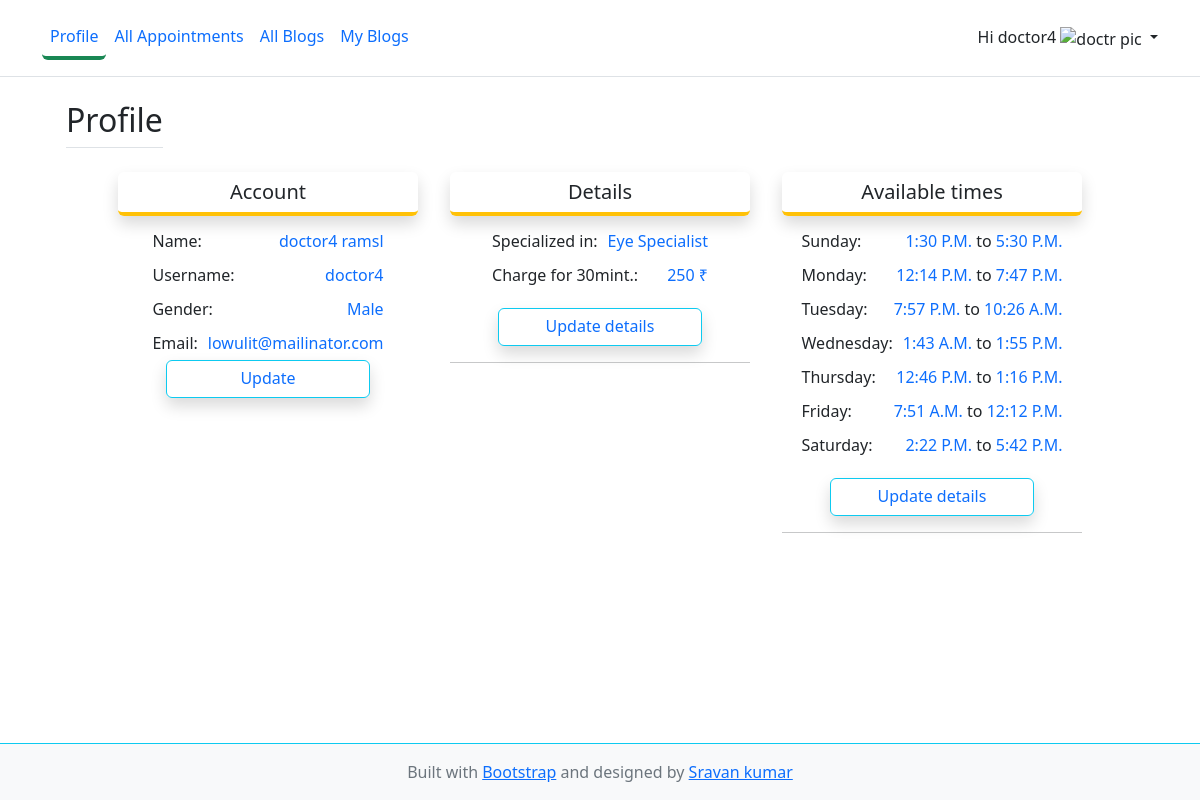
Screenshot of /doctor/profile/ (signed in) with the database file from the repository.
### accounts/models.py (models this page shows, shortened)
class CustomUser(AbstractUser):
    role_options = (
        ('admin', "Admin"),
        ('doctor', "Doctor"),
        ('patient', "Patient"),
    )
    gender_options = (
        ("male", "Male"),
        ("female", "Female"),
    )
    role = models.CharField(choices=role_options, default="admin", max_length=30)
    gender = models.CharField(choices=gender_options, max_length=20)
    age = models.PositiveIntegerField(null=True)

### doctors/models.py (models this page shows, shortened)
class Doctors(models.Model):
    details = models.OneToOneField(CustomUser, on_delete=models.CASCADE, related_name='doctor')
    profile_image = models.ImageField(upload_to='images/doctors', null=True)
    specialized_in = models.ForeignKey(Specialities, on_delete=models.CASCADE)
    charge = models.PositiveIntegerField()
    paypal_account = models.EmailField(max_length=70, null=True)
    sun_start = models.TimeField(null=True, blank=True)
    sun_end = models.TimeField(null=True, blank=True)
    mon_start = models.TimeField(null=True, blank=True)
    mon_end = models.TimeField(null=True, blank=True)
    tue_start = models.TimeField(null=True, blank=True)
    tue_end = models.TimeField(null=True, blank=True)
    wed_start = models.TimeField(null=True, blank=True)
    wed_end = models.TimeField(null=True, blank=True)
    thu_start = models.TimeField(null=True, blank=True)
    thu_end = models.TimeField(null=True, blank=True)
    fri_start = models.TimeField(null=True, blank=True)
    fri_end = models.TimeField(null=True, blank=True)
    sat_start = models.TimeField(null=True, blank=True)
    sat_end = models.TimeField(null=True, blank=True)

class Specialities(models.Model):
    title = models.CharField(max_length=50, unique=True)
    slug = models.CharField(max_length=50, unique=True)
    def __str__(self):
        return self.title

### doctors/views.py (the view)
# urls.py: path('profile/', views.profile, name='profile'),
def profile(request):
    try:
        doctor = Doctors.objects.get(details_id=request.user.id)
        form = AvailableTimeUpdationForm(instance=doctor)
    except:
        doctor = None
        form = AvailableTimeUpdationForm()
    specialities = Specialities.objects.all()
    context = {
        'doctor': doctor,
        'specialities': specialities,
        'form': form
    }
    return render(request, 'doctor/profile.html', context)

### doctors/context_preprocessor.py (called while the page is built)
def specialised_categories(request):
    categories = Specialities.objects.all()
    form = DoctorDetailsForm()
    doctor = Doctors.objects.all()
    context = {
        'fm': form,
        'specialisations': categories,
        'doctors': doctor
    }
    return context

### templates/doctor/profile.html (shortened to what this page needs)
{% extends 'doctor/base.html' %}
{% block content %}
<div class="container px-4 py-2" id="icon-grid">
    <div class="d-flex">
        <h2 class="pb-2 border-bottom">Profile</h2>
    </div>
    <div class="row px-5">
            <div class="col-lg-4 px-md-3 mt-3">
                <h5 class="text-center border-bottom border-4 px-3 py-2 shadow rounded border-warning">Account</h5>
                <div>
                    <table cellpadding="5" class="m-auto">
                        <tr class="d-flex justify-content-between">
                            <td>Name:</td>
                            <td class="text-primary">{{ request.user.first_name }} {{ request.user.last_name }}</td>
                        </tr>
                        <tr class="d-flex justify-content-between">
                            <td>Username:</td>
                            <td class="text-primary">{{ request.user.username }}</td>
                        </tr>
                        <tr class="d-flex justify-content-between">
                            <td>Gender:</td>
                            <td style="text-transform: capitalize;" class="text-primary">{{ request.user.gender }}</td>
                        </tr>
                        <tr class="d-flex justify-content-between">
                            <td>Email:</td>
                            <td class="text-primary">{{ request.user.email }}</td>
                        </tr>
                    </table>
                    <a href="{% url 'doctor:doctor-update' request.user.id %}" class="text-decoration-none">
                        <h6 class="text-center border mx-5 px-3 py-2 shadow rounded border-info">Update</h6>
                    </a>
                </div>
            </div>
            <div class="col-lg-4 px-md-3 mt-3">
                <h5 class="text-center border-bottom border-4 px-3 py-2 shadow rounded border-warning">Details</h5>
                <div>
                    {% if doctor %}
                    <table cellpadding="5" class="m-auto">
                        <tr class="d-flex justify-content-between">
                            <td>Specialized in:</td>
                            <td class="text-primary">{{ doctor.specialized_in }}</td>
                        </tr>
                        <tr class="d-flex justify-content-between">
                            <td>Charge for 30mint.:</td>
                            <td class="text-primary">{{ doctor.charge }} &#8377;</td>
                        </tr>
                    </table>
                    <div class="mt-3">
                        <a href="" class="text-decoration-none" data-bs-toggle="modal" data-bs-target="#exampleModal">
                            <h6 class="text-center border mx-5 px-3 py-2 shadow rounded border-info">Update details</h6>
                        </a>
                    </div>
                    {% else %}
                    <p class="text-danger text-center">Not updated yet</p>
                    {% endif %}
                    <hr>
                </div>
            </div>
            <div class="col-lg-4 px-md-3 mt-3">
                <h5 class="text-center border-bottom border-4 px-3 py-2 shadow rounded border-warning">Available times</h5>
                {% if doctor %}
                <div>
                    <table cellpadding="5" class="m-auto">
                        <tr class="d-flex justify-content-between">
                            <td>Sunday:</td>
                            <td class="text-primary text-uppercase">
                                {{ doctor.sun_start }}
                                <span class="text-dark text-lowercase">to</span>
                                {{ doctor.sun_end }}
                            </td>
                        </tr>
                        <tr class="d-flex justify-content-between">
                            <td>Monday:</td>
                            <td class="text-primary text-uppercase">
                                {{ doctor.mon_start }}
                                <span class="text-dark text-lowercase">to</span>
                                {{ doctor.mon_end }}
                            </td>
                        </tr>
                        <tr class="d-flex justify-content-between">
                            <td>Tuesday:</td>
                            <td class="text-primary text-uppercase">
                                {{ doctor.tue_start }}
                                <span class="text-dark text-lowercase">to</span>
                                {{ doctor.tue_end }}
                            </td>
                        </tr>
                        <tr class="d-flex justify-content-between">
                            <td>Wednesday:</td>
                            <td class="text-primary text-uppercase">
                                {{ doctor.wed_start }}
                                <span class="text-dark text-lowercase">to</span>
                                {{ doctor.wed_end }}
                            </td>
                        </tr>
                        <tr class="d-flex justify-content-between">
                            <td>Thursday:</td>
                            <td class="text-primary text-uppercase">
                                {{ doctor.thu_start }}
                                <span class="text-dark text-lowercase">to</span>
                                {{ doctor.thu_end }}
                            </td>
                        </tr>
                        <tr class="d-flex justify-content-between">
                            <td>Friday:</td>
                            <td class="text-primary text-uppercase">
                                {{ doctor.fri_start }}
                                <span class="text-dark text-lowercase">to</span>
                                {{ doctor.fri_end }}
                            </td>
                        </tr>
                        <tr class="d-flex justify-content-between">
                            <td>Saturday:</td>
                            <td class="text-primary text-uppercase">
                                {{ doctor.sat_start }}
                                <span class="text-dark text-lowercase">to</span>
                                {{ doctor.sat_end }}
                            </td>
                        </tr>
                    </table>
                    <div class="mt-3">
                        <a href="" class="text-decoration-none" data-bs-toggle="modal" data-bs-target="#availableTimeModal">
                            <h6 class="text-center border mx-5 px-3 py-2 shadow rounded border-info">Update details</h6>
                        </a>
                    </div>
                </div>
                {% else %}
                <p class="text-danger text-center">Not updated yet</p>
                {% endif %}
                <hr>
            </div>
    </div>
</div>
{% endblock %}

### templates/doctor/base.html (shortened to what this page needs)
<!doctype html>
{% load static %}
<html lang="en" class="h-100">
<head>
    <link href='https://unpkg.com/boxicons@2.1.2/css/boxicons.min.css' rel='stylesheet'>
    <link href="https://cdn.jsdelivr.net/npm/bootstrap@5.2.0-beta1/dist/css/bootstrap.min.css" rel="stylesheet">
    <link href="{% static 'vendor/fontawesome-free/css/all.min.css' %}" rel="stylesheet" type="text/css">
    <link rel="stylesheet" href="{% static 'css/custom.css' %}">
</head>
<body class="d-flex flex-column h-100">
    <header class="p-3 mb-3 border-bottom sticky-top bg-white">
        <div class="container">
            <div class="d-flex flex-wrap align-items-center justify-content-center justify-content-lg-start">
                <ul class="nav col-12 col-lg-auto me-lg-auto mb-2 justify-content-center mb-md-0">
                    {% url 'doctor:profile' as doc_prof %}
                    <li>
                        <a href="{{doc_prof}}" class="nav-link px-2 link-primary {% if request.path == doc_prof %} border-bottom border-success border-4 rounded {% endif %}">Profile</a>
                    </li>
                    {% url 'doctor:appointments' as doc_app %}
                    <li>
                        <a href="{{doc_app}}" class="nav-link px-2 link-primary {% if request.path == doc_app %} border-bottom border-success border-4 rounded {% endif %}">All Appointments</a>
                    </li>
                    {% url 'blog:blogs' as blogs %}
                    <li>
                        <a href="{{ blogs }}" class="nav-link px-2 link-primary {% if request.path == blogs %} border-bottom border-success border-4 rounded {% endif %}">All Blogs</a>
                    </li>
                    {% url 'blog:my-articles' as my_blogs %}
                    <li>
                        <a href="{{ my_blogs }}" class="nav-link px-2 link-primary {% if request.path == my_blogs %} border-bottom border-success border-4 rounded {% endif %}">My Blogs</a>
                    </li>
                </ul>
                {% if request.user and request.user.is_authenticated %}
                <div class="dropdown text-end">
                    <a href="#" class="d-block link-dark text-decoration-none dropdown-toggle" id="dropdownUser1" data-bs-toggle="dropdown" aria-expanded="false">
                        <span>Hi {{ request.user.username }}</span>
                        {% if request.user.profile_image %}
                            <img src="{{ request.user.profile_image.url }}" alt="doctr pic" width="32px" height="32px">
                        {% else %}
                            {% if request.user.gender == "male" %}
                            <img src="{% static 'img/profile_male.svg' %}" alt="doctr pic" width="32px" height="32px">
                            {% else %}
                            <img src="{% static 'img/profile_female.svg' %}" alt="doctr pic" width="32px" height="32px">
                            {% endif %}
                        {% endif %}
                    </a>
                </div>
                {% else %}
                <ul class="nav col-12 col-lg-auto mb-2 justify-content-center mb-md-0">
                    <li><a href="{% url 'login' %}" class="btn btn-outline-success mx-3">Login</a></li>
                    <li><a href="{% url 'register' %}" class="btn btn-outline-success">Register</a></li>
                </ul>
                {% endif %}
            </div>
        </div>
    </header>
    <div class="container">
        {% block content %}
        {% endblock %}
    </div>
    <footer class="footer mt-auto py-3 bg-light border-top border-info">
      <div class="container text-center">
        <span class="text-muted">Built with <a href="https://getbootstrap.com/" target="_blank">Bootstrap</a> and designed by <a
                href="https://github.com/sravan-kumar-ta" target="_blank">Sravan kumar</a>
        </span>
      </div>
    </footer>
</body>
</html>

### rows the page displays
CustomUser: user.username "doctor4", user.first_name "doctor4", user.last_name "ramsl", user.gender "Male", user.email "lowulit@mailinator.com"
Doctors: specialized_in "Eye Specialist", charge "250", sun_start "1:30 P.M.", sun_end "5:30 P.M.", mon_start "12:14 P.M.", mon_end "7:47 P.M.", tue_start "7:57 P.M.", tue_end "10:26 A.M.", wed_start "1:43 A.M.", wed_end "1:55 P.M.", thu_start "12:46 P.M.", thu_end "1:16 P.M.", fri_start "7:51 A.M.", fri_end "12:12 P.M.", sat_start "2:22 P.M.", sat_end "5:42 P.M."
